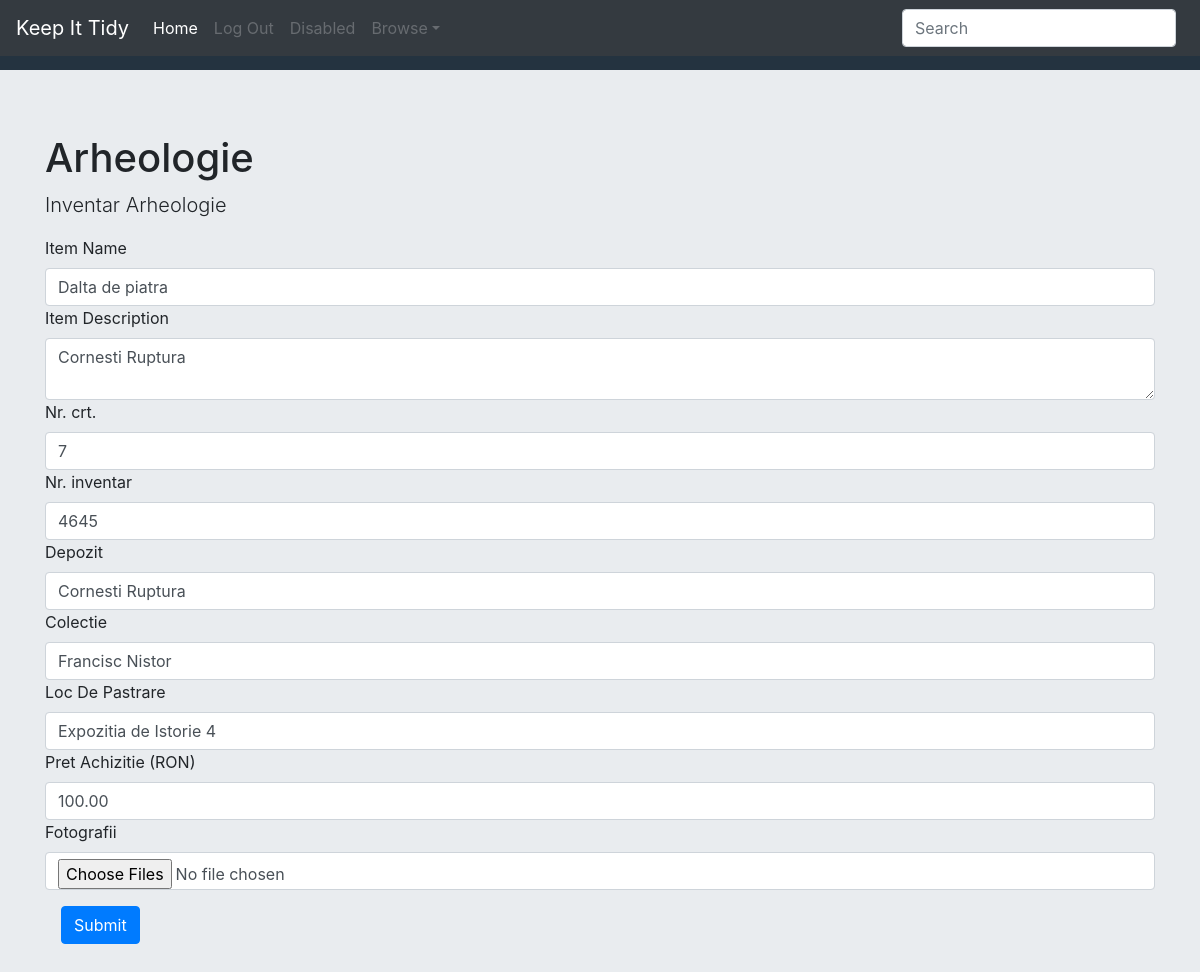
Page /edit_item/137 on the committed database.
### KeepItTidy/models.py (models this page shows, shortened)
class Collection(models.Model):
	user = models.ForeignKey(User, on_delete=models.CASCADE, related_name="collection")
	name = models.CharField(max_length=200)
	description = models.CharField(max_length=200)

class Item(models.Model):
	name = models.CharField(max_length=200, default="item_name")
	description = models.TextField(max_length=400, null=True)
	user = models.ForeignKey(User, on_delete=models.CASCADE, related_name="item")
	collection = models.ForeignKey(Collection, on_delete=models.CASCADE, related_name="item")
	def get_fields(self):
		fields = {"id": self.id, "name": self.name, "description": self.description, "col_id": self.collection.id}
		text_fields = TextField.objects.filter(item=self)
		if len(text_fields) > 0:
			for i in text_fields:
				fields[i.name] = i.text
		boolean_fields = BooleanField.objects.filter(item=self)
		if len(boolean_fields) > 0:
			for i in boolean_fields:
				fields[i.name] = i.boolean
		date_fields = DateField.objects.filter(item=self)
		if len(date_fields) > 0:
			for i in date_fields:
				fields[i.name] = i.date.strftime("%Y-%m-%d")
		number_fields = NumberField.objects.filter(item=self)
		if len(number_fields) > 0:
			for i in number_fields:
				fields[i.name] = i.number
		decimal_fields = DecimalField.objects.filter(item=self)
		if len(decimal_fields) > 0:
			for i in decimal_fields:
				fields[i.name] = i.decimal
		image_fields = ImageField.objects.filter(item=self)
		if len(image_fields) > 0:
			image_urls = []
			for i in image_fields:
				image_urls.append(i.image.url)
			fields[i.name] = image_urls # This dictionary object will return an array of urls
		return fields

class FieldNameTypePair(models.Model):
	dictionary = models.ForeignKey(FieldDict, on_delete=models.CASCADE, related_name="name_type_pair")
	field_name = models.CharField(max_length=200)
	field_type = models.CharField(max_length=200)

class TextField(models.Model):
	name = models.CharField(max_length=200)
	collection = models.ForeignKey(Collection, on_delete=models.CASCADE, related_name="text_field")
	item = models.ForeignKey(Item, on_delete=models.CASCADE, related_name="text_field")
	text = models.CharField(max_length=500)

class DecimalField(models.Model):
	name = models.CharField(max_length=200)
	collection = models.ForeignKey(Collection, on_delete=models.CASCADE, related_name="decimal_field")
	item = models.ForeignKey(Item, on_delete=models.CASCADE, related_name="decimal_field")
	decimal = models.DecimalField(max_digits=1000, decimal_places=2)

### KeepItTidy/views.py (the view)
# urls.py: path("edit_item/<int:item_id>", views.edit_item, name="edit_item"),
def edit_item(request, item_id):
	current_user = request.user
	item = Item.objects.get(id=item_id)
	print(item.get_fields())
	collection = Collection.objects.get(id=item.collection.id)
	field_dict = FieldDict.objects.get(collection=collection)
	fields = FieldNameTypePair.objects.filter(dictionary=field_dict)
	if request.method == "POST":
		if item.get_fields()['name'] == request.POST['itemName']:
			print("\nName hasn't changed\n")
		else:
			print("\nName has changed\n")
			item.name = request.POST['itemName']
			item.save()
		if item.get_fields()['description'] == request.POST['itemDescription']:
			print("\nDescription hasn't changed\n")
		else:
			print("\nDescription hasn't changed\n")
			item.description = request.POST['itemDescription']
			item.save()
		posts = request.POST.items()
		for key, value in posts:
			if key != 'itemName' and key != 'itemDescription':
				print(f"{key}: {value}")
				field_name = key.split(" / ")[0]
				field_type = key.split(" / ")[-1]
				create_field_obj(item, value, field_type, field_name, collection)
		if len(request.FILES) > 0:
			for i in request.FILES:
				file_name = i.split(" / ")[0]
				file_type = i.split(" / ")[-1]
				old_img_objs = ImageField.objects.filter(item=item)
				for img_model in old_img_objs:
					img_model.delete()
				for file in request.FILES.getlist(i):
					if file_type == "image":
						image = file
						field_obj = ImageField(name=file_name, collection=collection, item=item, image=image)
						field_obj.save()
		return render(request, 'keepittidy/edit_item.html', {
			"item": item.get_fields(),
			"user": current_user,
			"collection": collection,
			"fields": fields
			})
	else:
		return render(request, 'keepittidy/edit_item.html', {
			"item": item.get_fields(),
			"user": current_user,
			"collection": collection,
			"fields": fields
			})

### KeepItTidy/templates/keepittidy/edit_item.html (shortened to what this page needs)
{% extends "keepittidy/layout.html" %}
{% load static %}
{% block body %}
<div id="collection" class="jumbotron jumbotron-fluid">
	<div class="container">
		<h1 class="display-5">{{ collection.name }}</h1>
		<p class="lead">{{ collection.description }}</p>
	</div>
	<div class="container">
		<form action="{% url 'edit_item' item.id %}" method="post" enctype="multipart/form-data">
			<label for=itemName>Item Name</label>
			<input type="text" class="form-control itemName" name="itemName" placeholder="Item Name" required="" value="{{item.name}}">
			<label for=itemDescription>Item Description</label>
			<textarea class="form-control itemDescription" name="itemDescription" placeholder="Item Name">{{item.description}}</textarea>
			{% for field in fields %}
	        <label for="{{field.field_name}}">{{field.field_name}}</label>
	        {% if field.field_type == "text" %}
	        	{% for key, value in item.items%}
		        	{% if key == field.field_name %}
		        		<input type="text" class="form-control {{field.field_type}}" name="{{field.field_name}} / {{field.field_type}}" placeholder={{field.field_type}} value="{{ value }}">
		        	{% endif %}
	        	{% endfor %}
	        {% elif field.field_type == "number" %}
	        	{% for key, value in item.items%}
		        	{% if key == field.field_name %}
		        		<div>
		        			<input type="number" step="any" class="form-control {{field.field_type}}" name="{{field.field_name}} / {{field.field_type}}" placeholder={{field.field_type}} value="{{ value }}">
		        		</div>
		        	{% endif %}
	        	{% endfor %}
	        {% elif field.field_type == "decimal" %}
	        	{% for key, value in item.items%}
		        	{% if key == field.field_name %}
		        		<div>
		        			<input type="number" step=".01" class="form-control {{field.field_type}}" name="{{field.field_name}} / {{field.field_type}}" placeholder={{field.field_type}} value="{{ value }}">
		        		</div>
		        	{% endif %}
	        	{% endfor %}
	        {% elif field.field_type == "image" %}
	        	{% for key, value in item.items%}
		        	{% if key == field.field_name %}
		        		<div>
		        			<input type="file" class="form-control image" name="Fotografii / image" multiple>
		        		</div>
		        	{% endif %}
	        	{% endfor %}
	        {% endif %}
		    {% endfor %}
		    <button type="submit" class="btn btn-primary">Submit</button>
		</form>
	</div>
</div>
{% endblock %}

### KeepItTidy/templates/keepittidy/layout.html (shortened to what this page needs)
{% load static %}
<!DOCTYPE html>
<html lang="en">
	<head>
		<link rel="stylesheet" href="https://cdn.jsdelivr.net/npm/bootstrap@4.6.0/dist/css/bootstrap.min.css">
		<link href="{% static 'KeepItTidy/styles.css' %}" rel="stylesheet">
	</head>
	<body>
		<nav class="navbar navbar-expand-md navbar-dark bg-dark fixed-top">
		  <a class="navbar-brand" href="{% url 'index' %}">Keep It Tidy</a>
		  {% if user.is_authenticated %}
		  <button class="navbar-toggler collapsed" type="button" data-toggle="collapse" data-target="#navbarsExampleDefault" aria-controls="navbarsExampleDefault" aria-expanded="false" aria-label="Toggle navigation">
		    <span class="navbar-toggler-icon"></span>
		  </button>
		  <div class="navbar-collapse collapse" id="navbarsExampleDefault" style="">
		    <ul class="navbar-nav mr-auto">
		      <li class="nav-item active">
		        <a class="nav-link" href="{% url 'view_collection' %}">{{user.username}}<span class="sr-only">(current)</span></a>
		      </li>
		      <li class="nav-item">
		        <a class="nav-link" href="{% url 'logout' %}">Log Out</a>
		      </li>
		      <li class="nav-item">
		        <a class="nav-link" href="{% url 'create_collection' %}" tabindex="-1">Create Collection
		        </a>
		      </li>
		      <li class="nav-item dropdown" id="dropdown01">
		        <a class="nav-link dropdown-toggle" href="#" data-toggle="dropdown" aria-haspopup="true" aria-expanded="false">Browse</a>
		      </li>
		    </ul>
		    <form class="form-inline my-2 my-lg-0">
		      <input class="form-control mr-sm-2" type="text" placeholder="Search" aria-label="Search" name="search_text" id="search">
		    </form>
		  </div>
		  {% else %}
		  <div class="navbar-collapse collapse" id="navbarsExampleDefault" style="">
		    <ul class="navbar-nav mr-auto">
		      <li class="nav-item active">
		        <a class="nav-link disabled" href="#" aria-disabled="true">Home<span class="sr-only">(current)</span></a>
		      </li>
		      <li class="nav-item">
		        <a class="nav-link disabled" href="#" aria-disabled="true">Log Out</a>
		      </li>
		      <li class="nav-item">
		        <a class="nav-link disabled" href="#" tabindex="-1" aria-disabled="true">Disabled</a>
		      </li>
		      <li class="nav-item dropdown">
		        <a class="nav-link dropdown-toggle disabled" href="#" id="dropdown01" data-toggle="dropdown" aria-haspopup="true" aria-expanded="false" aria-disabled="true">Browse</a>
		      </li>
		    </ul>
		    <form class="form-inline my-2 my-lg-0">
		      <input class="form-control mr-sm-2" type="text" placeholder="Search" aria-label="Search">
		    </form>
		  </div>
		  {% endif %}
		</nav>
	{% block body %}
	{% endblock %}
	</body>
</html>

### KeepItTidy/static/KeepItTidy/styles.css (style rules this page uses)
body { background-color: #243340; padding-top: 70px; }
.btn { margin: 1em; }

### rows in the picture
Collection: name "Arheologie", description "Inventar Arheologie"
Item: itemName "Dalta de piatra", itemDescription "Cornesti Ruptura"
FieldNameTypePair: field_name "Nr. crt.", item "7"
FieldNameTypePair: field_name "Nr. inventar", item "4645"
FieldNameTypePair: field_name "Depozit"
TextField: item "Cornesti Ruptura"
FieldNameTypePair: field_name "Colectie"
TextField: item "Francisc Nistor"
FieldNameTypePair: field_name "Loc De Pastrare"
TextField: item "Expozitia de Istorie 4"
FieldNameTypePair: field_name "Pret Achizitie (RON)"
DecimalField: item "100.00"
FieldNameTypePair: field_name "Fotografii"
